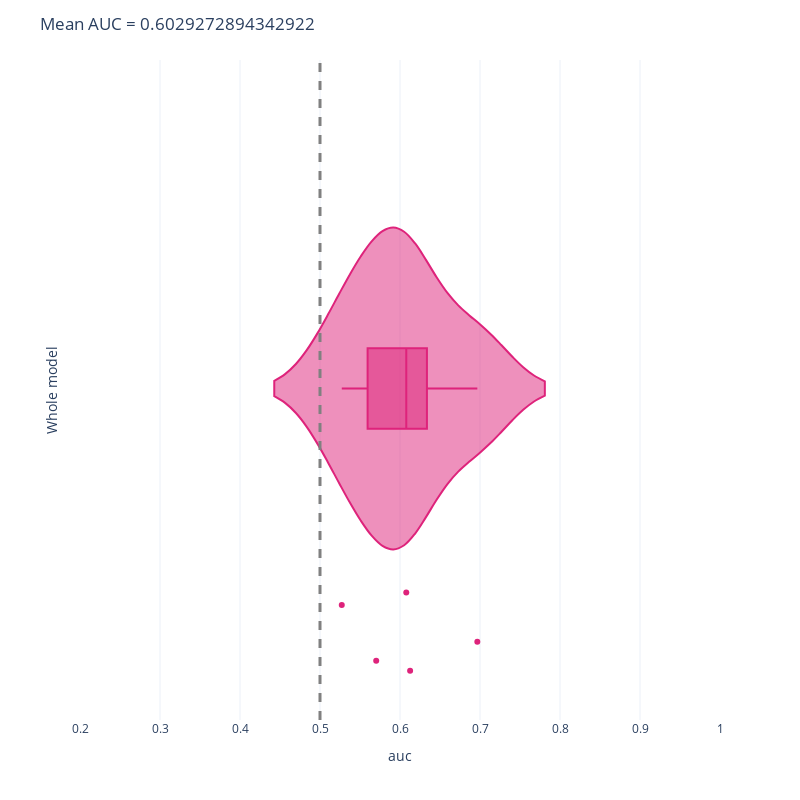

Write notebook code for a chart like this one.
### Code cell
df_auc_mind = pd.read_csv('Data/multivariate_mind_segment.csv')
df_auc_mw= pd.read_csv('Data/multivariate_mw_segment.csv')

# df_segment = 

fig =px.violin(df_forest_mind, x = 'auc', box = True, points = 'all',template = "plotly_white", color_discrete_sequence = [pink])
fig.add_vline(x=0.5, line_width=3, line_dash="dash", line_color="grey")

fig.update_layout(
    title = f'Mean AUC = {df_forest_mind.auc.mean()}',
    autosize=False,
    width=800,
    height=800,
    yaxis = {'title': 'Whole model',
            'showticklabels': True,
            'tickmode': 'linear',},
    xaxis ={
             'range':[0.2, 1]
        }
)
fig.show()

fig =px.violin(df_forest_mw, x = 'auc', box = True, points = 'all',template = "plotly_white", color_discrete_sequence = [lblue])
fig.add_vline(x=0.5, line_width=3, line_dash="dash", line_color="grey")

fig.update_layout(
    title = f'Mean AUC = {df_forest_mw.auc.mean()}',
    autosize=False,
    width=800,
    height=800,
    yaxis = {'title': 'Whole model',
            'showticklabels': True,
            'tickmode': 'linear',},
    xaxis ={
             'range':[0.2, 1]
        }
             
        
)
fig.show()

fig =px.violin(df_forest_probe, x = 'auc', box = True, points = 'all',template = "plotly_white", color_discrete_sequence = [orange])
fig.add_vline(x=0.5, line_width=3, line_dash="dash", line_color="grey")

fig.update_layout(
    title = f'Mean AUC = {df_forest_probe.auc.mean()}',
    autosize=False,
    width=800,
    height=800,
    yaxis = {'title': 'Whole model',
            'showticklabels': True,
            'tickmode': 'linear',},
    xaxis ={'range':[0.2, 1]
        }
)
fig.show()

### Figure 1 — Plotly figure (JSON) as saved in the notebook; plotly's stock layout.template omitted (floating-point values rounded to 4 significant figures)
{"data": [{"alignmentgroup": "True", "box": {"visible": true}, "hovertemplate": "auc=%{x}<extra></extra>", "legendgroup": "", "marker": {"color": "#DE237B"}, "name": "", "offsetgroup": "", "orientation": "h", "points": "all", "scalegroup": "True", "showlegend": false, "type": "violin", "x": [0.6127, 0.5272, 0.6967, 0.6078, 0.5703], "x0": " ", "xaxis": "x", "y0": " ", "yaxis": "y"}], "layout": {"autosize": false, "height": 800, "legend": {"tracegroupgap": 0}, "margin": {"t": 60}, "shapes": [{"line": {"color": "grey", "dash": "dash", "width": 3}, "type": "line", "x0": 0.5, "x1": 0.5, "xref": "x", "y0": 0, "y1": 1, "yref": "y domain"}], "title": {"text": "Mean AUC = 0.6029272894342922"}, "violinmode": "group", "width": 800, "xaxis": {"anchor": "y", "domain": [0, 1], "range": [0.2, 1], "title": {"text": "auc"}, "type": "linear"}, "yaxis": {"anchor": "x", "autorange": true, "domain": [0, 1], "range": [-0.5046, 0.5], "showticklabels": true, "tickmode": "linear", "title": {"text": "Whole model"}, "type": "category"}}}
